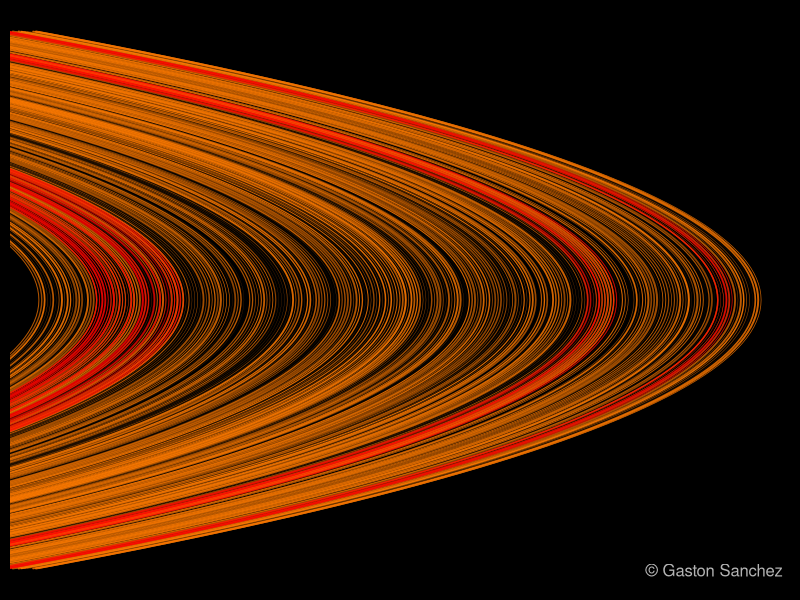

Source code (R):
##################################################################################
# Title:      Saturn Rings
# Copyright:  Copyright (c) 2012, under the Simplified BSD License
# Author:     Gaston Sanchez
# url:        www.gastonsanchez.com/projects/rtist
##################################################################################

# Don't use my working directory!
setwd("/Users/gaston/Documents/Rtist_Plots/Images")

# ========================================================================
# Saturn rings
# ========================================================================
# generate pairs of x-y values
x = seq(-50, 50, by=1)
y = -(x^2)

png("saturn_rings.png", width=700, height=400)
# set graphic parameters
op = par(bg='black', mar=rep(0.5, 4))
plot(y, x, type='n')
lines(y, x, lwd=2*runif(1), col=hsv(0.08,1,1,alpha=runif(1,.5,.9)))
for (i in seq(10, 2500,10))
{
  lines(y-i, x, lwd=2*runif(1), col=hsv(0.08,1,1,alpha=runif(1,.5,.9)))
}
for (i in seq(500, 600,10))
{
  lines(y-i, x, lwd=2*runif(1), col=hsv(0,1,1,alpha=runif(1,.5,.9)))
}
for (i in seq(2000, 2300, 10))
{
  lines(y-i, x, lwd=2*runif(1), col=hsv(0,1,1,alpha=runif(1,.5,.9)))
}
for (i in seq(100, 150, 10))
{
  lines(y-i, x, lwd=2*runif(1), col=hsv(0,1,1,alpha=runif(1,.5,.9)))
}
# signature
legend("bottomright", legend="© Gaston Sanchez", bty="n", text.col="gray70")
# reset par
par(op)
dev.off()
